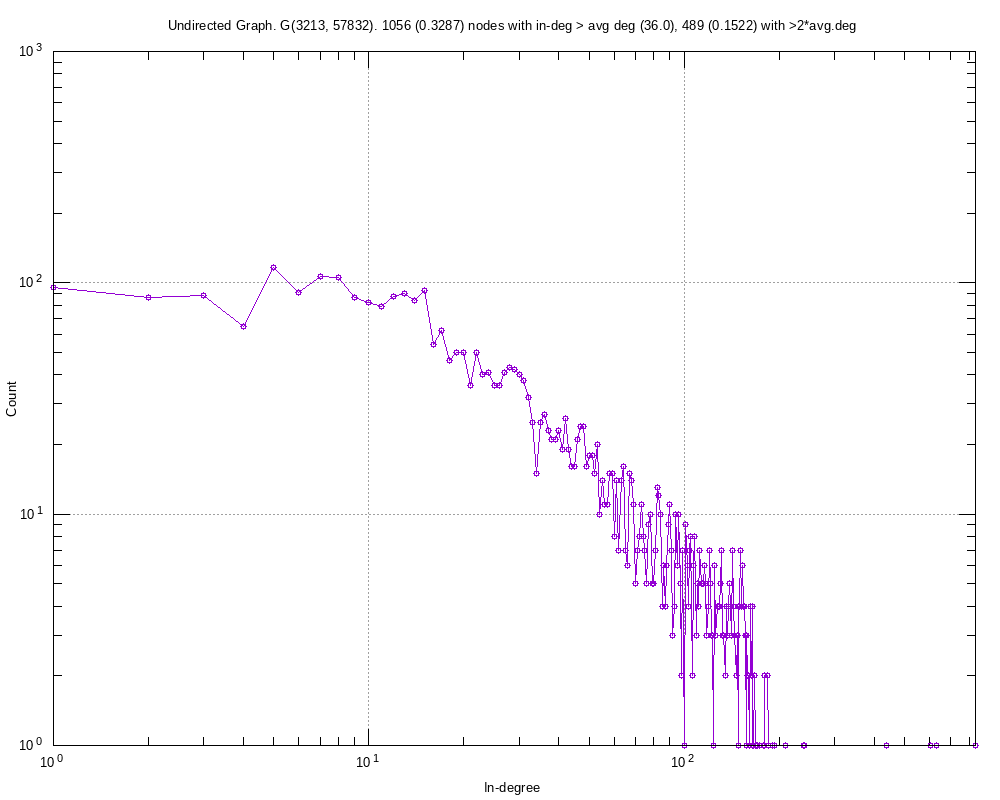

Recreate this plot in gnuplot.
#
# Undirected Graph. G(3213, 57832). 1056 (0.3287) nodes with in-deg > avg deg (36.0), 489 (0.1522) with >2*avg.deg (Sat Sep 26 13:16:51 2020)
#

set title "Undirected Graph. G(3213, 57832). 1056 (0.3287) nodes with in-deg > avg deg (36.0), 489 (0.1522) with >2*avg.deg"
set key bottom right
set logscale xy 10
set format x "10^{%L}"
set mxtics 10
set format y "10^{%L}"
set mytics 10
set grid
set xlabel "In-degree"
set ylabel "Count"
set tics scale 2
set terminal png font arial 10 size 1000,800
set output 'inDeg.deg_dist_facebook.elist.png'
plot 	"inDeg.deg_dist_facebook.elist.tab" using 1:2 title "" with linespoints pt 6
